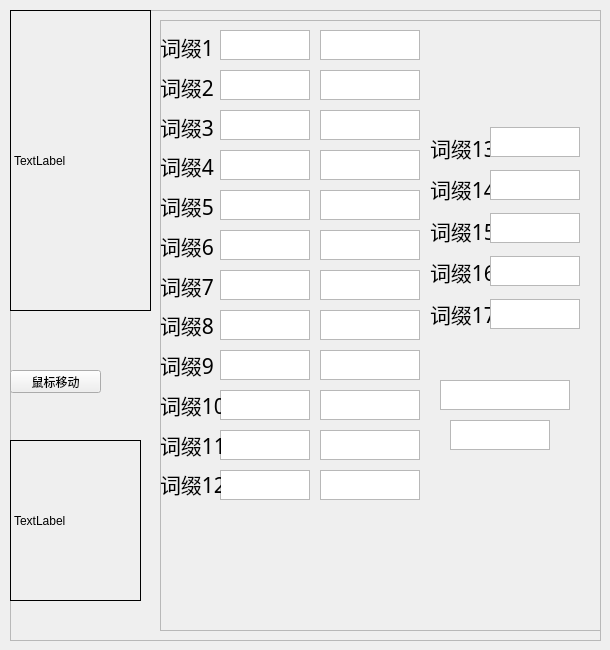
    <widget class="QWidget" name="tab_4">
     <attribute name="title">
      <string>药剂</string>
     </attribute>
     <widget class="QFrame" name="frame_8">
      <property name="geometry">
       <rect>
        <x>10</x>
        <y>10</y>
        <width>591</width>
        <height>631</height>
       </rect>
      </property>
      <property name="frameShape">
       <enum>QFrame::StyledPanel</enum>
      </property>
      <property name="frameShadow">
       <enum>QFrame::Raised</enum>
      </property>
      <widget class="QPushButton" name="pushButton_10">
       <property name="geometry">
        <rect>
         <x>0</x>
         <y>360</y>
         <width>91</width>
         <height>23</height>
        </rect>
       </property>
       <property name="text">
        <string>鼠标移动</string>
       </property>
      </widget>
      <widget class="QLabel" name="label_22">
       <property name="geometry">
        <rect>
         <x>0</x>
         <y>0</y>
         <width>141</width>
         <height>301</height>
        </rect>
       </property>
       <property name="frameShape">
        <enum>QFrame::Box</enum>
       </property>
       <property name="text">
        <string>TextLabel</string>
       </property>
      </widget>
      <widget class="QFrame" name="frame_9">
       <property name="geometry">
        <rect>
         <x>150</x>
         <y>10</y>
         <width>471</width>
         <height>611</height>
        </rect>
       </property>
       <property name="frameShape">
        <enum>QFrame::StyledPanel</enum>
       </property>
       <property name="frameShadow">
        <enum>QFrame::Raised</enum>
       </property>
       <widget class="QWidget" name="layoutWidget_6">
        <property name="geometry">
         <rect>
          <x>60</x>
          <y>10</y>
          <width>101</width>
          <height>472</height>
         </rect>
        </property>
        <layout class="QVBoxLayout" name="verticalLayout_7">
         <property name="spacing">
          <number>10</number>
         </property>
         <item>
          <widget class="QPlainTextEdit" name="mod1_4">
           <property name="maximumSize">
            <size>
             <width>90</width>
             <height>30</height>
            </size>
           </property>
           <property name="baseSize">
            <size>
             <width>256</width>
             <height>30</height>
            </size>
           </property>
          </widget>
         </item>
         <item>
          <widget class="QPlainTextEdit" name="mod2_4">
           <property name="maximumSize">
            <size>
             <width>90</width>
             <height>30</height>
            </size>
           </property>
          </widget>
         </item>
         <item>
          <widget class="QPlainTextEdit" name="mod3_4">
           <property name="maximumSize">
            <size>
             <width>90</width>
             <height>30</height>
            </size>
           </property>
          </widget>
         </item>
         <item>
          <widget class="QPlainTextEdit" name="mod4_4">
           <property name="maximumSize">
            <size>
             <width>90</width>
             <height>30</height>
            </size>
           </property>
           <property name="plainText">
            <string/>
           </property>
          </widget>
         </item>
         <item>
          <widget class="QPlainTextEdit" name="mod5_4">
           <property name="maximumSize">
            <size>
             <width>90</width>
             <height>30</height>
            </size>
           </property>
           <property name="plainText">
            <string/>
           </property>
          </widget>
         </item>
         <item>
          <widget class="QPlainTextEdit" name="mod6_4">
           <property name="maximumSize">
            <size>
             <width>90</width>
             <height>30</height>
            </size>
           </property>
           <property name="plainText">
            <string/>
           </property>
          </widget>
         </item>
         <item>
          <widget class="QPlainTextEdit" name="mod7_4">
           <property name="maximumSize">
            <size>
             <width>90</width>
             <height>30</height>
            </size>
           </property>
           <property name="plainText">
            <string/>
           </property>
          </widget>
         </item>
         <item>
          <widget class="QPlainTextEdit" name="mod8_4">
           <property name="maximumSize">
            <size>
             <width>90</width>
             <height>30</height>
            </size>
           </property>
           <property name="plainText">
            <string/>
           </property>
          </widget>
         </item>
         <item>
          <widget class="QPlainTextEdit" name="mod9_4">
           <property name="maximumSize">
            <size>
             <width>90</width>
             <height>30</height>
            </size>
           </property>
           <property name="plainText">
            <string/>
           </property>
          </widget>
         </item>
         <item>
          <widget class="QPlainTextEdit" name="mod10_4">
           <property name="maximumSize">
            <size>
             <width>90</width>
             <height>30</height>
            </size>
           </property>
           <property name="plainText">
            <string/>
           </property>
          </widget>
         </item>
         <item>
          <widget class="QPlainTextEdit" name="mod11_4">
           <property name="maximumSize">
            <size>
             <width>90</width>
             <height>30</height>
            </size>
           </property>
           <property name="plainText">
            <string/>
           </property>
          </widget>
         </item>
         <item>
          <widget class="QPlainTextEdit" name="mod12_4">
           <property name="maximumSize">
            <size>
             <width>90</width>
             <height>30</height>
            </size>
           </property>
           <property name="plainText">
            <string/>
           </property>
          </widget>
         </item>
        </layout>
       </widget>
       <widget class="QWidget" name="verticalLayoutWidget_3">
        <property name="geometry">
         <rect>
          <x>270</x>
          <y>110</y>
          <width>61</width>
          <height>201</height>
         </rect>
        </property>
        <layout class="QVBoxLayout" name="verticalLayout_13">
         <item>
          <widget class="QLabel" name="label_58">
           <property name="font">
            <font>
             <family>Agency FB</family>
             <pointsize>16</pointsize>
            </font>
           </property>
           <property name="text">
            <string>词缀13</string>
           </property>
          </widget>
         </item>
         <item>
          <widget class="QLabel" name="label_59">
           <property name="font">
            <font>
             <family>Agency FB</family>
             <pointsize>16</pointsize>
            </font>
           </property>
           <property name="text">
            <string>词缀14</string>
           </property>
          </widget>
         </item>
         <item>
          <widget class="QLabel" name="label_60">
           <property name="font">
            <font>
             <family>Agency FB</family>
             <pointsize>16</pointsize>
            </font>
           </property>
           <property name="text">
            <string>词缀15</string>
           </property>
          </widget>
         </item>
         <item>
          <widget class="QLabel" name="label_61">
           <property name="font">
            <font>
             <family>Agency FB</family>
             <pointsize>16</pointsize>
            </font>
           </property>
           <property name="text">
            <string>词缀16</string>
           </property>
          </widget>
         </item>
         <item>
          <widget class="QLabel" name="label_62">
           <property name="font">
            <font>
             <family>Agency FB</family>
             <pointsize>16</pointsize>
            </font>
           </property>
           <property name="text">
            <string>词缀17</string>
           </property>
          </widget>
         </item>
        </layout>
       </widget>
       <widget class="QWidget" name="verticalLayoutWidget_4">
        <property name="geometry">
         <rect>
          <x>330</x>
          <y>100</y>
          <width>101</width>
          <height>221</height>
         </rect>
        </property>
        <layout class="QVBoxLayout" name="verticalLayout_15">
         <item>
          <widget class="QPlainTextEdit" name="mod13_4">
           <property name="maximumSize">
            <size>
             <width>90</width>
             <height>30</height>
            </size>
           </property>
           <property name="plainText">
            <string/>
           </property>
          </widget>
         </item>
         <item>
          <widget class="QPlainTextEdit" name="mod14_4">
           <property name="maximumSize">
            <size>
             <width>90</width>
             <height>30</height>
            </size>
           </property>
           <property name="plainText">
            <string/>
           </property>
          </widget>
         </item>
         <item>
          <widget class="QPlainTextEdit" name="mod15_4">
           <property name="maximumSize">
            <size>
             <width>90</width>
             <height>30</height>
            </size>
           </property>
           <property name="plainText">
            <string/>
           </property>
          </widget>
         </item>
         <item>
          <widget class="QPlainTextEdit" name="mod16_4">
           <property name="maximumSize">
            <size>
             <width>90</width>
             <height>30</height>
            </size>
           </property>
           <property name="plainText">
            <string/>
           </property>
          </widget>
         </item>
         <item>
          <widget class="QPlainTextEdit" name="mod17_4">
           <property name="maximumSize">
            <size>
             <width>90</width>
             <height>30</height>
            </size>
           </property>
           <property name="plainText">
            <string/>
           </property>
          </widget>
         </item>
        </layout>
       </widget>
       <widget class="QWidget" name="layoutWidget_7">
        <property name="geometry">
         <rect>
          <x>0</x>
          <y>10</y>
          <width>61</width>
          <height>471</height>
         </rect>
        </property>
        <layout class="QVBoxLayout" name="verticalLayout_8">
         <item>
          <widget class="QLabel" name="label_45">
           <property name="font">
            <font>
             <family>Agency FB</family>
             <pointsize>16</pointsize>
            </font>
           </property>
           <property name="text">
            <string>词缀1</string>
           </property>
          </widget>
         </item>
         <item>
          <widget class="QLabel" name="label_46">
           <property name="font">
            <font>
             <family>Agency FB</family>
             <pointsize>16</pointsize>
            </font>
           </property>
           <property name="text">
            <string>词缀2</string>
           </property>
          </widget>
         </item>
         <item>
          <widget class="QLabel" name="label_47">
           <property name="font">
            <font>
             <family>Agency FB</family>
             <pointsize>16</pointsize>
            </font>
           </property>
           <property name="text">
            <string>词缀3</string>
           </property>
          </widget>
         </item>
         <item>
          <widget class="QLabel" name="label_48">
           <property name="font">
            <font>
             <family>Agency FB</family>
             <pointsize>16</pointsize>
            </font>
           </property>
           <property name="text">
            <string>词缀4</string>
           </property>
          </widget>
         </item>
         <item>
          <widget class="QLabel" name="label_49">
           <property name="font">
            <font>
             <family>Agency FB</family>
             <pointsize>16</pointsize>
            </font>
           </property>
           <property name="text">
            <string>词缀5</string>
           </property>
          </widget>
         </item>
         <item>
          <widget class="QLabel" name="label_50">
           <property name="font">
            <font>
             <family>Agency FB</family>
             <pointsize>16</pointsize>
            </font>
           </property>
           <property name="text">
            <string>词缀6</string>
           </property>
          </widget>
         </item>
         <item>
          <widget class="QLabel" name="label_51">
           <property name="font">
            <font>
             <family>Agency FB</family>
             <pointsize>16</pointsize>
            </font>
           </property>
           <property name="text">
            <string>词缀7</string>
           </property>
          </widget>
         </item>
         <item>
          <widget class="QLabel" name="label_52">
           <property name="font">
            <font>
             <family>Agency FB</family>
             <pointsize>16</pointsize>
            </font>
           </property>
           <property name="text">
            <string>词缀8</string>
           </property>
          </widget>
         </item>
         <item>
          <widget class="QLabel" name="label_53">
           <property name="font">
            <font>
             <family>Agency FB</family>
             <pointsize>16</pointsize>
            </font>
           </property>
           <property name="text">
            <string>词缀9</string>
           </property>
          </widget>
         </item>
         <item>
          <widget class="QLabel" name="label_55">
           <property name="font">
            <font>
             <family>Agency FB</family>
             <pointsize>16</pointsize>
            </font>
           </property>
           <property name="text">
            <string>词缀10</string>
           </property>
          </widget>
         </item>
         <item>
          <widget class="QLabel" name="label_56">
           <property name="font">
            <font>
             <family>Agency FB</family>
             <pointsize>16</pointsize>
            </font>
           </property>
           <property name="text">
            <string>词缀11</string>
           </property>
          </widget>
         </item>
         <item>
          <widget class="QLabel" name="label_57">
           <property name="font">
            <font>
             <family>Agency FB</family>
             <pointsize>16</pointsize>
            </font>
           </property>
           <property name="text">
            <string>词缀12</string>
           </property>
          </widget>
         </item>
        </layout>
       </widget>
       <widget class="QWidget" name="layoutWidget_11">
        <property name="geometry">
         <rect>
          <x>160</x>
          <y>0</y>
          <width>99</width>
          <height>482</height>
         </rect>
        </property>
        <layout class="QVBoxLayout" name="verticalLayout_12">
         <property name="spacing">
          <number>10</number>
         </property>
         <property name="sizeConstraint">
          <enum>QLayout::SetFixedSize</enum>
         </property>
         <item>
          <widget class="QPlainTextEdit" name="mod1_45">
           <property name="sizePolicy">
            <sizepolicy hsizetype="Fixed" vsizetype="Ignored">
             <horstretch>0</horstretch>
             <verstretch>0</verstretch>
            </sizepolicy>
           </property>
           <property name="maximumSize">
            <size>
             <width>90</width>
             <height>30</height>
            </size>
           </property>
          </widget>
         </item>
         <item>
          <widget class="QPlainTextEdit" name="mod1_4_1">
           <property name="maximumSize">
            <size>
             <width>100</width>
             <height>30</height>
            </size>
           </property>
           <property name="baseSize">
            <size>
             <width>256</width>
             <height>30</height>
            </size>
           </property>
          </widget>
         </item>
         <item>
          <widget class="QPlainTextEdit" name="mod2_4_1">
           <property name="maximumSize">
            <size>
             <width>100</width>
             <height>30</height>
            </size>
           </property>
          </widget>
         </item>
         <item>
          <widget class="QPlainTextEdit" name="mod3_4_1">
           <property name="maximumSize">
            <size>
             <width>100</width>
             <height>30</height>
            </size>
           </property>
          </widget>
         </item>
         <item>
          <widget class="QPlainTextEdit" name="mod4_4_1">
           <property name="maximumSize">
            <size>
             <width>100</width>
             <height>30</height>
            </size>
           </property>
           <property name="plainText">
            <string/>
           </property>
          </widget>
         </item>
         <item>
          <widget class="QPlainTextEdit" name="mod5_4_1">
           <property name="maximumSize">
            <size>
             <width>100</width>
             <height>30</height>
            </size>
           </property>
           <property name="plainText">
            <string/>
           </property>
          </widget>
         </item>
         <item>
          <widget class="QPlainTextEdit" name="mod6_4_1">
           <property name="maximumSize">
            <size>
             <width>100</width>
             <height>30</height>
            </size>
           </property>
           <property name="plainText">
            <string/>
           </property>
          </widget>
         </item>
         <item>
          <widget class="QPlainTextEdit" name="mod7_4_1">
           <property name="maximumSize">
            <size>
             <width>100</width>
             <height>30</height>
            </size>
           </property>
           <property name="plainText">
            <string/>
           </property>
          </widget>
         </item>
         <item>
          <widget class="QPlainTextEdit" name="mod8_4_1">
           <property name="maximumSize">
            <size>
             <width>100</width>
             <height>30</height>
            </size>
           </property>
           <property name="plainText">
            <string/>
           </property>
          </widget>
         </item>
         <item>
          <widget class="QPlainTextEdit" name="mod9_4_1">
           <property name="maximumSize">
            <size>
             <width>100</width>
             <height>30</height>
            </size>
           </property>
           <property name="plainText">
            <string/>
           </property>
          </widget>
         </item>
         <item>
          <widget class="QPlainTextEdit" name="mod10_4_1">
           <property name="maximumSize">
            <size>
             <width>100</width>
             <height>30</height>
            </size>
           </property>
           <property name="plainText">
            <string/>
           </property>
          </widget>
         </item>
         <item>
          <widget class="QPlainTextEdit" name="mod11_4_1">
           <property name="maximumSize">
            <size>
             <width>100</width>
             <height>30</height>
            </size>
           </property>
           <property name="plainText">
            <string/>
           </property>
          </widget>
         </item>
         <item>
          <widget class="QPlainTextEdit" name="mod12_4_1">
           <property name="maximumSize">
            <size>
             <width>100</width>
             <height>30</height>
            </size>
           </property>
           <property name="plainText">
            <string/>
           </property>
          </widget>
         </item>
        </layout>
       </widget>
       <widget class="QPlainTextEdit" name="item_name_4_1">
        <property name="geometry">
         <rect>
          <x>290</x>
          <y>400</y>
          <width>100</width>
          <height>30</height>
         </rect>
        </property>
        <property name="maximumSize">
         <size>
          <width>100</width>
          <height>30</height>
         </size>
        </property>
        <property name="plainText">
         <string/>
        </property>
       </widget>
       <widget class="QPlainTextEdit" name="item_name_4">
        <property name="geometry">
         <rect>
          <x>280</x>
          <y>360</y>
          <width>130</width>
          <height>30</height>
         </rect>
        </property>
        <property name="maximumSize">
         <size>
          <width>130</width>
          <height>30</height>
         </size>
        </property>
        <property name="plainText">
         <string/>
        </property>
       </widget>
      </widget>
      <widget class="QLabel" name="label_74">
       <property name="geometry">
        <rect>
         <x>0</x>
         <y>430</y>
         <width>131</width>
         <height>161</height>
        </rect>
       </property>
       <property name="frameShape">
        <enum>QFrame::Box</enum>
       </property>
       <property name="text">
        <string>TextLabel</string>
       </property>
       <property name="wordWrap">
        <bool>true</bool>
       </property>
      </widget>
     </widget>
    </widget>
